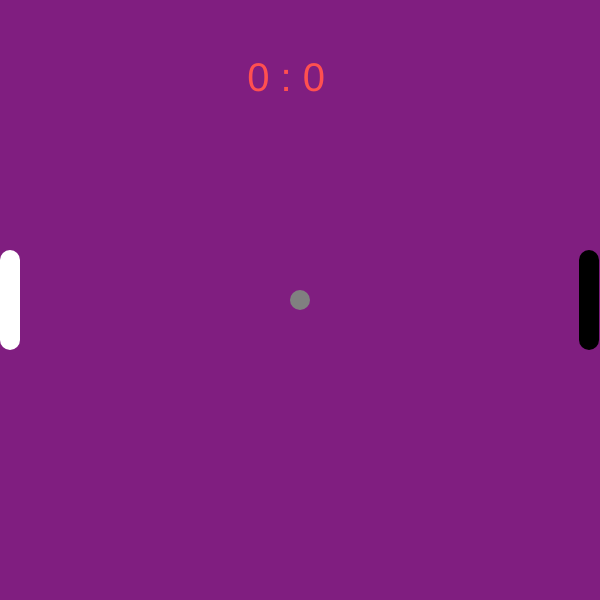
Frame 1 (no input)
Frame 60 (no input): identical to frame 1, image omitted
Frame 120 (the mouse pressed at the canvas centre since frame 60): identical to frame 1, image omitted

The p5.js sketch that drew this single still picture (run headless with seeded random() and noise() and a simulated clock; from frame 60 on, the mouse is pressed at the canvas centre):

// p5.js sketch
// ── sketch.js
//simple pong game
//I would like to add random speed for y
//add AI
//better animations
//add trail to pong ball
//add win condition(score to win?)
let font,
  fontsize = 40;

var paddle1 = {
  x: 10,
  y: 300,
  w: 20,
  h: 100,
  r: 20
};

var paddle2 = {
  x: 589,
  y: 300,
  w: 20,
  h: 100,
  r: 20
};

var speedX = 0;
var speedY = 0;
let width = 600;
let height = 600;
var posX = width / 2;
var posY = height / 2;
var player1 = 0;
var player2 = 0;
function setup() {
  createCanvas(width, height);
  textFont();
  textSize(fontsize);
  textAlign(CENTER, CENTER);
}

function draw() {
  //map y pos of ball to red
  r = map(posY, 0, height, 0, 255);
  //map x pos of ball to green
  b = map(posX, 0, width, 255, 0);
  background(r, 30, b);

  push();
  textAlign(RIGHT);
  drawWords(width / 2 + 25);
  pop();

  rectMode(CENTER);
  noStroke();
  rect(paddle1.x, paddle1.y, paddle1.w, paddle1.h, paddle1.r);
  push();
  fill(0);
  rect(paddle2.x, paddle2.y, paddle2.w, paddle2.h, paddle2.r);
  pop();

  //pong ball
  push();
  var col = map(posX, 0, width, 0, 255);
  fill(col);
  ellipse(posX, posY, 20);
  pop();

  //if ball touches paddle, reverse direction
  if (
    posX >= paddle2.x - 20 &&
    posY >= paddle2.y - 55 &&
    posY <= paddle2.y + 55
  ) {
    speedX = speedX * -1.05;
  }
  if (
    posX <= paddle1.x + 18.5 &&
    posY >= paddle1.y - 55 &&
    posY <= paddle1.y + 55
  ) {
    speedX = speedX * -1.05;
  }
  //if ball touches top or bottom of canvas
  if (posY > height || posY <= 0) {
    speedY = speedY * -1;
  }
  if (posX > width || posX < 0) {
    //if ball goes over right side
    if (posX > width) {
      player1++;
    }
    //if ball goes over left side
    if (posX < 0) {
      player2++;
    }
    posX = width / 2;
    posY = height / 2;
    speedX = 0;
    speedY = 0;
  }

  posX = posX + speedX;
  posY = posY + speedY;

  if (keyIsDown(DOWN_ARROW) && paddle1.y < height - 50) {
    paddle1.y += 6;
  } else if (keyIsDown(UP_ARROW) && paddle1.y > 50) {
    paddle1.y -= 6;
  }
  paddle2.y = posY;
  //key 's'
  /*if(keyIsDown(83) && paddle2.y < height -50){
  	paddle2.y+=6;
  }
  //key 'w'
  else if(keyIsDown(87) && paddle2.y >50){
  	paddle2.y -= 6;
  }*/
}

//press return to start once resets
function keyPressed() {
  if (keyCode === RETURN && speedX == 0) {
    let dir = random(-1, 1);
    if (dir > 0) {
      speedX = 4;
    } else {
      speedX = -4;
    }
    speedY = random(-4, 4);
  }
  if (keyCode == BACKSPACE && speedX == 0) {
    player1 = 0;
    player2 = 0;
  }
}

function drawWords(x) {
  fill(255, 80, 80);
  text(player1 + " : " + player2, x, 80);
}

// ── ball.js
var xspeed = 0;
var yspeed = 0;

function Ball(x, y) {
  this.x = x;
  this.y = y;
  this.history = [];
  this.max_hist = 25;

  this.update = function() {
    // console.log(this.x)
    this.x += this.xspeed;
    this.y += this.yspeed;

    var v = createVector(this.x, this.y);
    this.history.push(v);

    if (this.history.length > this.max_hist) {
      this.history.splice(0, 1);
    }
  };
  this.show = function() {
    var col = map(this.x, 0, width, 255, 0);
    fill(col);

    ellipse(this.x, this.y, 20);

    for (var i = this.history.length - 1; i > 0; i--) {
      var pos = this.history[i];

      fill(col, i * 5);

      if (i % 2 == 0) {
        ellipse(pos.x, pos.y, i * 0.8);
      }
    }
  };
}

// ── style.css
html, body {
  margin: 0;
  padding: 0;
}
canvas {
  display: flex;
  justify-content: center;
  align-items: center;
  
}
